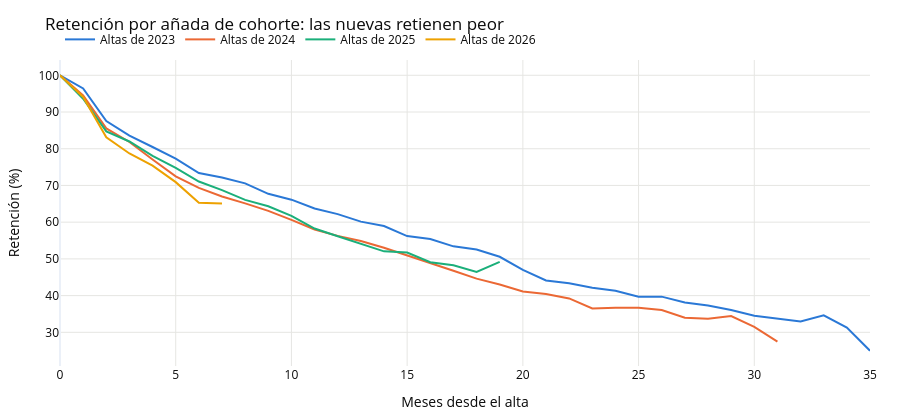

Source (notebook cell):
### Markdown cell above
El pico del **mes 2** es exactamente la imperfección documentada: el descuento de bienvenida
cubre el primer mes, y cuando entra el precio completo se cancela casi el doble que en el mes
anterior (9,98% frente a 5,77%). A partir del mes 12 el hazard se estabiliza en torno al 3,4%
mensual, que es el número que usa el modelo para extrapolar las edades que todavía ninguna
cohorte ha alcanzado.

### Code cell
# --- ¿Retienen igual las cohortes nuevas que las viejas? ---
retention_by_cohort = pivot[cohort_size >= 30].div(cohort_size[cohort_size >= 30], axis=0)
vintage = retention_by_cohort.index.to_period("Y").astype(str)
by_vintage = retention_by_cohort.groupby(vintage).mean()

fig = go.Figure()
for (label, row), color in zip(by_vintage.iterrows(), [C_BLUE, C_ORANGE, C_AQUA, C_YELLOW]):
    valid = row.dropna()
    fig.add_trace(go.Scatter(x=valid.index, y=valid.to_numpy() * 100, name=f"Altas de {label}",
                             mode="lines", line=dict(color=color, width=2)))
fig.update_layout(**PLOT_LAYOUT, title="Retención por añada de cohorte: las nuevas retienen peor",
                  xaxis_title="Meses desde el alta", yaxis_title="Retención (%)")
fig.show()

print("Retención media por añada (cohortes de 30+ altas):")
print((by_vintage[[1, 3, 6, 9, 12]] * 100).round(1).to_string())

### Figure 1 — Plotly figure (JSON) as saved in the notebook; plotly's stock layout.template omitted (floating-point values rounded to 4 significant figures)
{"data": [{"line": {"color": "#2a78d6", "width": 2}, "mode": "lines", "name": "Altas de 2023", "type": "scatter", "x": [0, 1, 2, 3, 4, 5, 6, 7, 8, 9, 10, 11, 12, 13, 14, 15, 16, 17, 18, 19, 20, 21, 22, 23, 24, 25, 26, 27, 28, 29, 30, 31, 32, 33, 34, 35], "y": [100.0, 96.41, 87.54, 83.59, 80.47, 77.3, 73.4, 72.15, 70.56, 67.73, 66.13, 63.74, 62.19, 60.15, 58.95, 56.22, 55.43, 53.42, 52.56, 50.58, 47.02, 44.14, 43.36, 42.14, 41.31, 39.72, 39.72, 38.13, 37.3, 36.1, 34.5, 33.72, 32.95, 34.63, 31.3, 25.0]}, {"line": {"color": "#eb6834", "width": 2}, "mode": "lines", "name": "Altas de 2024", "type": "scatter", "x": [0, 1, 2, 3, 4, 5, 6, 7, 8, 9, 10, 11, 12, 13, 14, 15, 16, 17, 18, 19, 20, 21, 22, 23, 24, 25, 26, 27, 28, 29, 30, 31], "y": [100.0, 94.51, 85.54, 81.84, 77.08, 72.49, 69.33, 67.01, 65.12, 63.09, 60.62, 58.01, 56.26, 54.88, 53.05, 51.02, 48.84, 46.76, 44.63, 43.02, 41.1, 40.42, 39.23, 36.49, 36.7, 36.72, 36.06, 33.98, 33.72, 34.42, 31.5, 27.47]}, {"line": {"color": "#1baf7a", "width": 2}, "mode": "lines", "name": "Altas de 2025", "type": "scatter", "x": [0, 1, 2, 3, 4, 5, 6, 7, 8, 9, 10, 11, 12, 13, 14, 15, 16, 17, 18, 19], "y": [100.0, 93.63, 84.72, 81.98, 78.07, 74.77, 71.08, 68.72, 66.07, 64.34, 61.73, 58.27, 56.16, 54.12, 52.05, 51.72, 49.1, 48.27, 46.47, 49.17]}, {"line": {"color": "#eda100", "width": 2}, "mode": "lines", "name": "Altas de 2026", "type": "scatter", "x": [0, 1, 2, 3, 4, 5, 6, 7], "y": [100.0, 94.1, 83.13, 78.71, 75.39, 70.91, 65.3, 65.1]}], "layout": {"font": {"color": "#0b0b0b", "size": 12}, "height": 420, "hovermode": "x unified", "legend": {"orientation": "h", "x": 0, "y": 1.02, "yanchor": "bottom"}, "margin": {"b": 50, "l": 60, "r": 30, "t": 60}, "title": {"text": "Retención por añada de cohorte: las nuevas retienen peor"}, "xaxis": {"gridcolor": "#e6e6e3", "title": {"text": "Meses desde el alta"}}, "yaxis": {"gridcolor": "#e6e6e3", "title": {"text": "Retención (%)"}}}}
